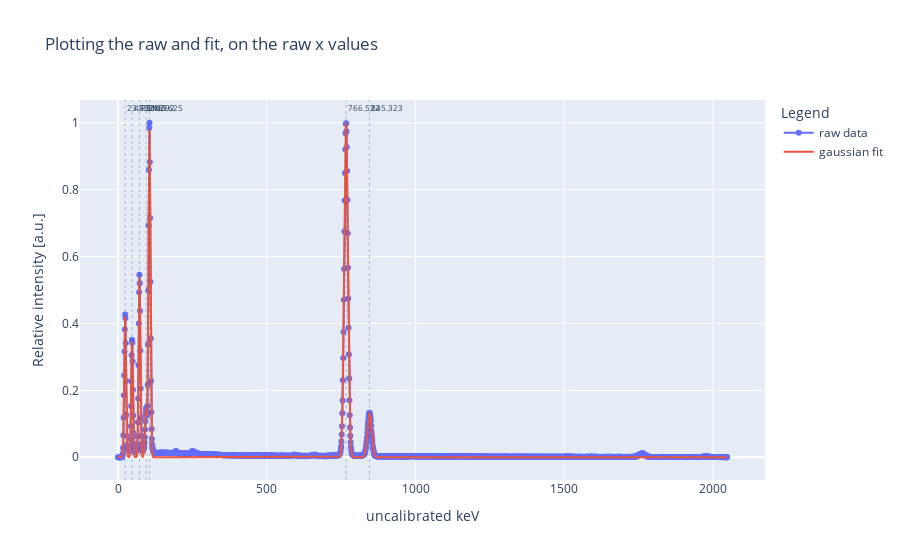

Notebook code for this chart:
### Code cell
fig = fitting_plot(data[0], y_raw, y_fit=y_fit, vlines=peaks_kev, xaxis_title='uncalibrated keV', title='Plotting the raw and fit, on the raw x values')
fig.show()

# to save the figure, uncomment the following line
# fig.write_image('Example_data_plot_uncalibrated.html')

### Figure 1 — Plotly figure (JSON) as saved in the notebook; plotly's stock layout.template omitted (floating-point values rounded to 4 significant figures; data arrays with more than 128 entries replaced by an {"elided": "..."} marker saying what was removed)
{"data": [{"mode": "lines+markers", "name": "raw data", "type": "scatter", "x": {"elided": "2048 int values"}, "y": {"elided": "2048 float values"}}, {"mode": "lines", "name": "gaussian fit", "type": "scatter", "x": {"elided": "2048 int values"}, "y": {"elided": "2048 float values"}}], "layout": {"annotations": [{"font": {"size": 8}, "showarrow": false, "text": "23.882", "x": 23.88, "xanchor": "left", "xref": "x", "y": 1, "yanchor": "top", "yref": "y domain"}, {"font": {"size": 8}, "showarrow": false, "text": "47.316", "x": 47.32, "xanchor": "left", "xref": "x", "y": 1, "yanchor": "top", "yref": "y domain"}, {"font": {"size": 8}, "showarrow": false, "text": "72.161", "x": 72.16, "xanchor": "left", "xref": "x", "y": 1, "yanchor": "top", "yref": "y domain"}, {"font": {"size": 8}, "showarrow": false, "text": "94.292", "x": 94.29, "xanchor": "left", "xref": "x", "y": 1, "yanchor": "top", "yref": "y domain"}, {"font": {"size": 8}, "showarrow": false, "text": "105.625", "x": 105.6, "xanchor": "left", "xref": "x", "y": 1, "yanchor": "top", "yref": "y domain"}, {"font": {"size": 8}, "showarrow": false, "text": "766.522", "x": 766.5, "xanchor": "left", "xref": "x", "y": 1, "yanchor": "top", "yref": "y domain"}, {"font": {"size": 8}, "showarrow": false, "text": "845.323", "x": 845.3, "xanchor": "left", "xref": "x", "y": 1, "yanchor": "top", "yref": "y domain"}], "legend": {"title": {"text": "Legend"}}, "shapes": [{"line": {"dash": "dot", "width": 0.3}, "type": "line", "x0": 23.88, "x1": 23.88, "xref": "x", "y0": 0, "y1": 1, "yref": "y domain"}, {"line": {"dash": "dot", "width": 0.3}, "type": "line", "x0": 47.32, "x1": 47.32, "xref": "x", "y0": 0, "y1": 1, "yref": "y domain"}, {"line": {"dash": "dot", "width": 0.3}, "type": "line", "x0": 72.16, "x1": 72.16, "xref": "x", "y0": 0, "y1": 1, "yref": "y domain"}, {"line": {"dash": "dot", "width": 0.3}, "type": "line", "x0": 94.29, "x1": 94.29, "xref": "x", "y0": 0, "y1": 1, "yref": "y domain"}, {"line": {"dash": "dot", "width": 0.3}, "type": "line", "x0": 105.6, "x1": 105.6, "xref": "x", "y0": 0, "y1": 1, "yref": "y domain"}, {"line": {"dash": "dot", "width": 0.3}, "type": "line", "x0": 766.5, "x1": 766.5, "xref": "x", "y0": 0, "y1": 1, "yref": "y domain"}, {"line": {"dash": "dot", "width": 0.3}, "type": "line", "x0": 845.3, "x1": 845.3, "xref": "x", "y0": 0, "y1": 1, "yref": "y domain"}], "title": {"text": "Plotting the raw and fit, on the raw x values"}, "xaxis": {"title": {"text": "uncalibrated keV"}}, "yaxis": {"title": {"text": "Relative intensity [a.u.]"}}}}
